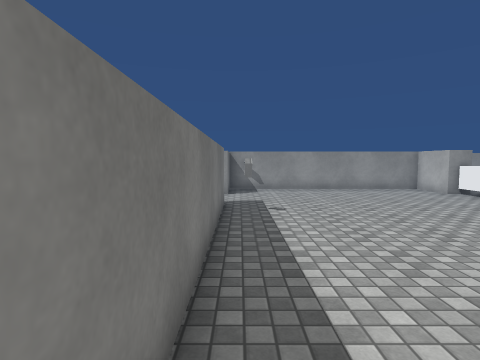
View 1 (above)

15 first-person views from a walk through a 3-D level made in the Unity game engine. The camera is 1.5 m above the floor, tilts 4° down and sees 80° across. The floor is counted in squares, 1 m on a side. Each view is taken from the middle of a square. On the plan, view 1 faces up. The plan holds only what a view shows up to about 14 squares ahead; the rest is blank. The place goes on beyond the plan. The player character is not drawn. Some surface patterns are stand-ins.

View 2
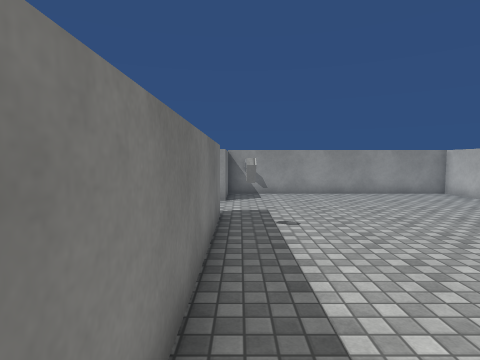

View 3
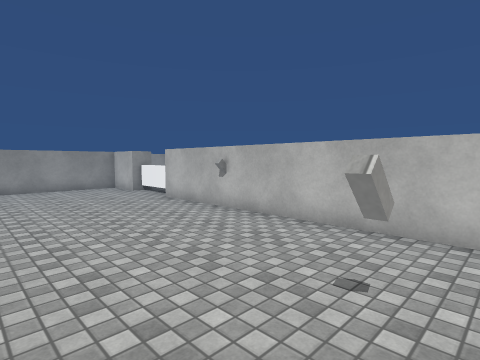

View 4
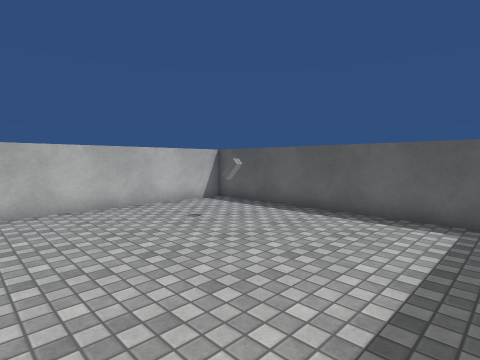

View 5
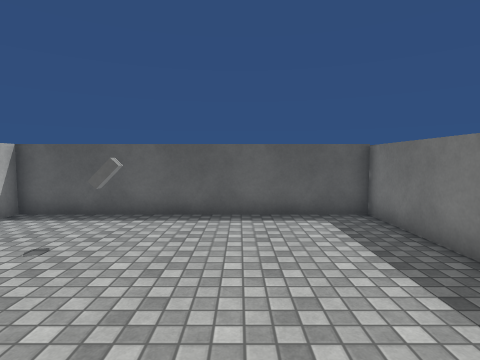

View 6
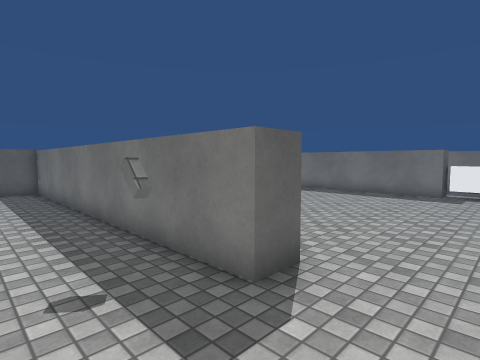

View 7
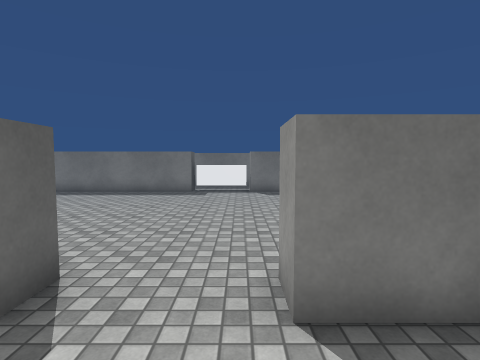

View 8
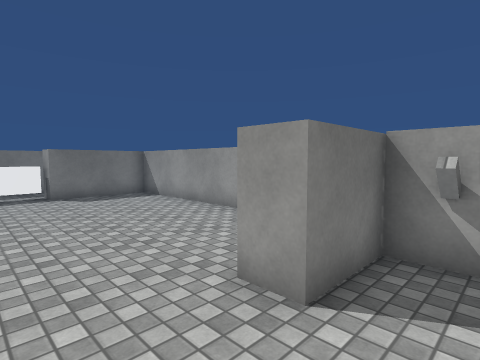

View 9
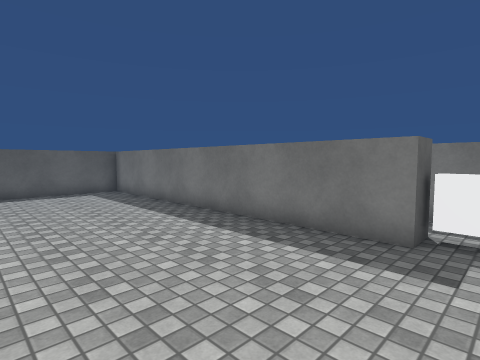

View 10
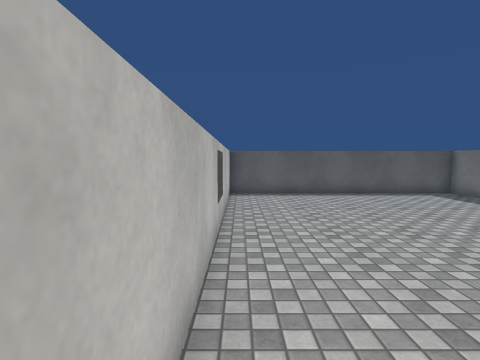

View 11
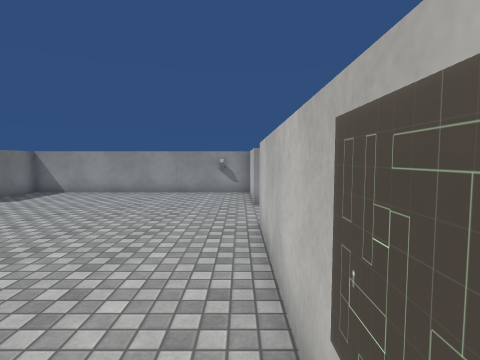

View 12
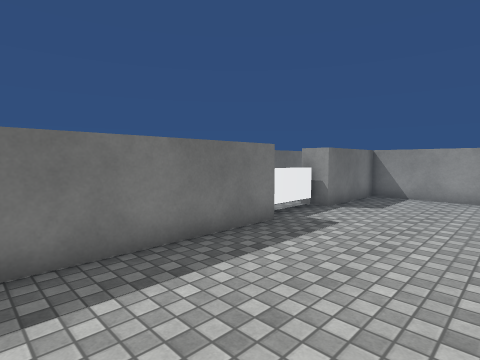

View 13
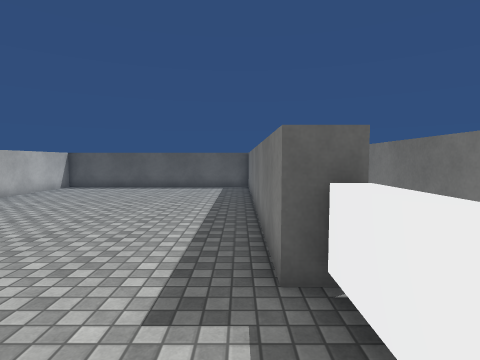

View 14
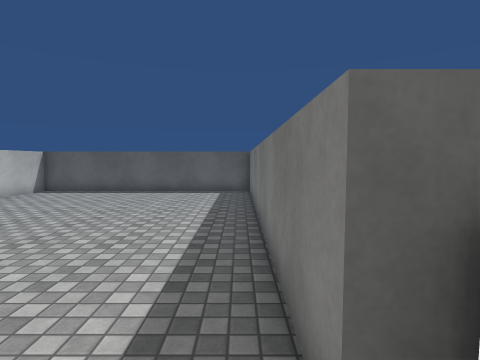

View 15
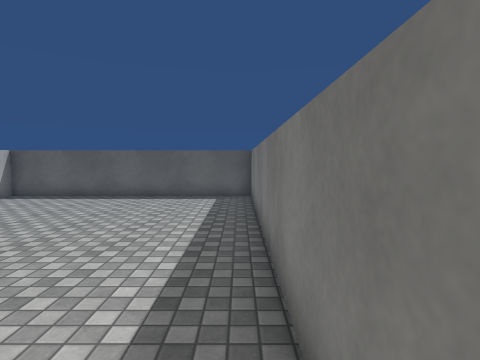

### Floor plan
Ten units are one square. View 1 is at (0, 0); x grows to the right and y downward. Boxes are objects, and circles mark ways between rooms. Rooms are numbered by the first view taken in them; rooms with no view inside come last. Other rooms are left out.
<svg viewBox="-130 -167 237 200">
<path fill="none" stroke="#000" d="M-15 -97 -5 -97 -5 28 91 28 91 -95M96 -101 96 -125M102 -125 91 -125 91 -147 -5 -147 -5 -125 -16 -125M-125 -97 -115 -97 -115 28 -15 28 -15 -97M-120 -124 -120 -98M-15 -129 -15 -162 -115 -162 -115 -125 -125 -125"/>
<rect x="-5" y="-85" width="10" height="10" fill="#bbb"><title>block</title></rect>
<rect x="-5" y="-145" width="10" height="10" fill="#bbb"><title>block</title></rect>
<rect x="45" y="-5" width="10" height="10" fill="#bbb"><title>block</title></rect>
<circle cx="-10" cy="-110" r="3" fill="#2a7"/>
<text x="40" y="-60">1</text>
<text x="-70" y="-70">2</text>
</svg>
Room 1 opens to room 2.

Where each view was taken, in squares from view 1:
view 1: 0 up, 0 right, facing up
view 2: 2 up, 0 right, facing up
view 3: 1 down, 3 right, facing up-right
view 4: 5 up, 0 right, facing down-right
view 5: 5 up, 3 right, facing down
view 6: 12 up, 2 right, facing down-left
view 7: 12 up, 2 right, facing left
view 8: 10 up, 1 right, facing up-left
view 9: 11 up, 6 left, facing down-left
view 10: 10 up, 2 left, facing down
view 11: 3 up, 2 left, facing up
view 12: 4 up, 7 left, facing up-left
view 13: 13 up, 11 left, facing down
view 14: 11 up, 11 left, facing down
view 15: 9 up, 11 left, facing down
